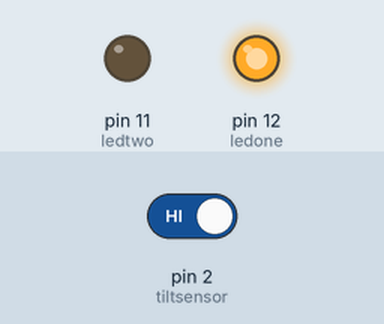
Recording of a sketch running on a simulated Arduino Uno, built with avr-gcc and run on an emulated ATmega328P. On the bench: output pins drawn as LEDs (lit = HIGH). Inputs (shaded band) come from the test bench; at power-on: pin 2 (tiltsensor) HIGH.

Above: at 1.2 s.
1.3 s: pin 2 (tiltsensor) driven LOW
At 2.2 s:
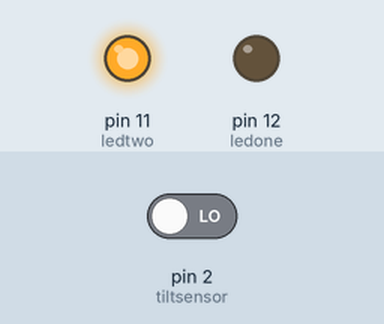
2.8 s: pin 2 (tiltsensor) driven HIGH
At 3.3 s:
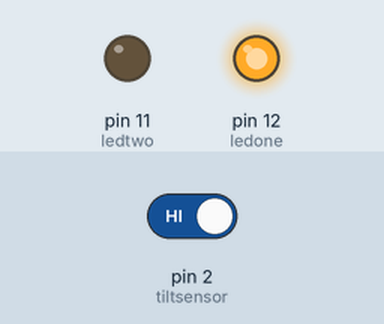
Timing chart, 0 to 5.8 s (numbered marks = the images above; inputs shaded):
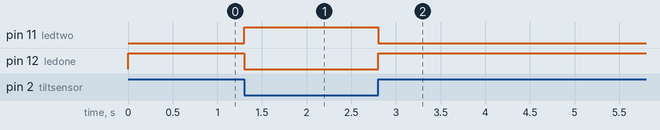

The sketch:

tilt_sensor.ino
```cpp
int tiltsensor = 2;
int ledone = 12 ;
int ledtwo = 11 ;

void setup() {
  // put your setup code here, to run once:
pinMode(tiltsensor, INPUT);
digitalWrite(tiltsensor, HIGH);
pinMode(ledone, OUTPUT);
pinMode(ledtwo, OUTPUT);
}

void loop() {
  // put your main code here, to run repeatedly:
if(digitalRead(tiltsensor)){
   digitalWrite(ledone, HIGH);
   digitalWrite(ledtwo, LOW);
  }else{
    digitalWrite(ledone, LOW);
    digitalWrite(ledtwo, HIGH);
    }
}
```

Measured:
- after the input at 1.3 s, pin 11 (ledtwo): LOW → HIGH at once; pin 12 (ledone): HIGH → LOW at once
- after the input at 2.8 s, pin 11 (ledtwo): HIGH → LOW at once; pin 12 (ledone): LOW → HIGH at once
